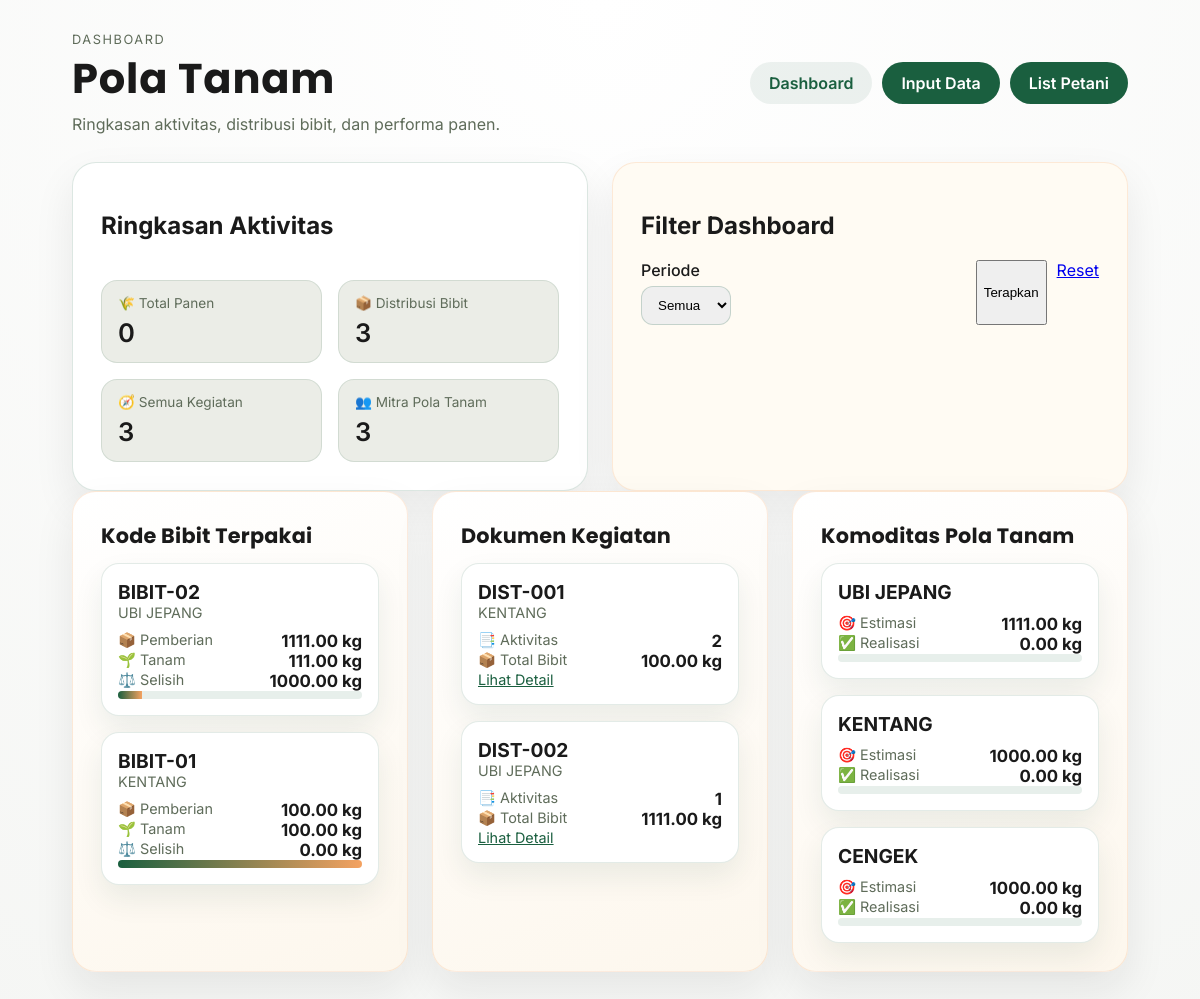
The page / on the database its author committed.
### tables this page shows
CREATE TABLE jadwal_tanam (
            id INTEGER PRIMARY KEY AUTOINCREMENT,
            pola_id INTEGER NOT NULL,
            tanggal TEXT NOT NULL,
            kegiatan TEXT NOT NULL,
            estimasi_kg REAL NOT NULL DEFAULT 0,
            created_at TEXT NOT NULL, jenis TEXT NOT NULL DEFAULT 'panen', qty_benih_kg REAL NOT NULL DEFAULT 0, qty_pemberian_bibit REAL NOT NULL DEFAULT 0, kode_bibit TEXT NOT NULL DEFAULT '', no_pendistribusian TEXT NOT NULL DEFAULT '', supplier TEXT NOT NULL DEFAULT '', realisasi_kg REAL NOT NULL DEFAULT 0,
            FOREIGN KEY (pola_id) REFERENCES pola_tanam(id)
        );

CREATE TABLE pola_tanam (
            id INTEGER PRIMARY KEY AUTOINCREMENT,
            nama_petani TEXT NOT NULL,
            lokasi TEXT NOT NULL,
            komoditas TEXT NOT NULL,
            kontrak_lama TEXT NOT NULL,
            target_yield TEXT NOT NULL,
            created_at TEXT NOT NULL
        , alamat_lengkap TEXT NOT NULL DEFAULT '', telepon TEXT NOT NULL DEFAULT '', kontrak_bulan INTEGER NOT NULL DEFAULT 1, lat REAL, lon REAL, kode_petani TEXT NOT NULL DEFAULT '', kelompok_tani TEXT NOT NULL DEFAULT '');

### app.py (the view, shortened to what this page needs)
@app.route("/", methods=["GET"])
def dashboard():
    period = request.args.get("period", "")
    value = request.args.get("value", "")
    if period == "month":
        value = value or request.args.get("month_value", "")
    elif period == "week":
        value = value or request.args.get("week_value", "")
    elif period == "year":
        value = value or request.args.get("year_value", "")
    where, params = build_date_filter(period, value)
    conn = get_db()
    months = [
        row["month"]
        for row in conn.execute(
            "SELECT DISTINCT strftime('%Y-%m', tanggal) AS month FROM jadwal_tanam WHERE tanggal != '' ORDER BY month DESC"
        ).fetchall()
        if row["month"]
    ]
    years = [
        row["year"]
        for row in conn.execute(
            "SELECT DISTINCT strftime('%Y', tanggal) AS year FROM jadwal_tanam WHERE tanggal != '' ORDER BY year DESC"
        ).fetchall()
        if row["year"]
    ]
    weeks = [
        row["week"]
        for row in conn.execute(
            "SELECT DISTINCT (strftime('%Y', tanggal) || '-W' || printf('%02d', strftime('%W', tanggal))) AS week FROM jadwal_tanam WHERE tanggal != '' ORDER BY week DESC"
        ).fetchall()
        if row["week"]
    ]
    activity_query = "SELECT COUNT(*) AS total FROM jadwal_tanam"
    panen_query = "SELECT COUNT(*) AS total FROM jadwal_tanam WHERE jenis = 'panen'"
    distribusi_query_count = "SELECT COUNT(*) AS total FROM jadwal_tanam WHERE jenis = 'tanam_benih'"
    kode_query = """
        SELECT j.kode_bibit,
               p.komoditas,
               SUM(j.qty_pemberian_bibit) AS total_pemberian,
               SUM(j.qty_benih_kg) AS total_tanam
        FROM jadwal_tanam j
        JOIN pola_tanam p ON p.id = j.pola_id
        WHERE j.kode_bibit != ''
        GROUP BY j.kode_bibit, p.komoditas
        ORDER BY total_tanam DESC
    """
    distribusi_query = """
        SELECT j.no_pendistribusian,
               COUNT(*) AS total_aktivitas,
               SUM(j.qty_pemberian_bibit) AS total_bibit,
               GROUP_CONCAT(DISTINCT p.komoditas) AS komoditas
        FROM jadwal_tanam j
        JOIN pola_tanam p ON p.id = j.pola_id
        WHERE j.no_pendistribusian != ''
        GROUP BY j.no_pendistribusian
        ORDER BY total_aktivitas DESC
    """
    komoditas_query = """
        SELECT p.komoditas,
               SUM(p.target_yield) AS total_estimasi,
               SUM(CASE WHEN j.jenis = 'panen' THEN j.realisasi_kg ELSE 0 END) AS total_realisasi
        FROM pola_tanam p
        LEFT JOIN jadwal_tanam j ON j.pola_id = p.id
        GROUP BY p.komoditas
        ORDER BY total_estimasi DESC
    """
    bibit_komoditas_query = """
        SELECT p.komoditas,
               SUM(j.qty_pemberian_bibit) AS total_bibit
        FROM jadwal_tanam j
        JOIN pola_tanam p ON p.id = j.pola_id
        WHERE j.qty_pemberian_bibit > 0
        GROUP BY p.komoditas
        ORDER BY total_bibit DESC
    """
    total_aktivitas = conn.execute(activity_query, params).fetchone()["total"]
    total_panen = conn.execute(panen_query, params).fetchone()["total"]
    total_distribusi = conn.execute(distribusi_query_count, params).fetchone()["total"]
    total_mitra = conn.execute("SELECT COUNT(*) AS total FROM pola_tanam").fetchone()["total"]
    kode_bibit_rows = conn.execute(kode_query, params).fetchall()
    distribusi_rows = conn.execute(distribusi_query, params).fetchall()
    komoditas_rows = conn.execute(komoditas_query, params).fetchall()
    conn.close()
    return render_template(
        "dashboard.html",
        total_aktivitas=total_aktivitas,
        total_panen=total_panen,
        total_distribusi=total_distribusi,
        total_mitra=total_mitra,
        kode_bibit_rows=kode_bibit_rows,
        distribusi_rows=distribusi_rows,
        komoditas_rows=komoditas_rows,
        period=period,
        value=value,
        months=months,
        weeks=weeks,
        years=years,
    )

### app.py (called while the page is built, shortened)
def get_db():
    conn = sqlite3.connect(DB_PATH)
    conn.row_factory = sqlite3.Row
    return conn

def build_date_filter(period: str, value: str):
    where = ""
    params = []
    if not period or not value:
        return where, params

### templates/dashboard.html (shortened to what this page needs)
<!doctype html>
<html lang="id">
<head>
  <link rel="stylesheet" href="{{ url_for('static', filename='styles.css') }}" />
</head>
<body>
  <main class="shell">
    <header class="header">
      <div>
        <p class="eyebrow">Dashboard</p>
        <h1>Pola Tanam</h1>
        <p>Ringkasan aktivitas, distribusi bibit, dan performa panen.</p>
      </div>
      <nav class="nav">
        <a class="link ghost" href="{{ url_for('dashboard') }}">Dashboard</a>
        <a class="link" href="{{ url_for('index') }}">Input Data</a>
        <a class="link" href="{{ url_for('list_pola') }}">List Petani</a>
      </nav>
    </header>
    <section class="grid dashboard-top">
      <article class="card activity-card">
        <h2>Ringkasan Aktivitas</h2>
        <div class="activity-grid">
          <div class="activity-pill">
            <span>🌾 Total Panen</span>
            <strong>{{ total_panen }}</strong>
          </div>
          <div class="activity-pill">
            <span>📦 Distribusi Bibit</span>
            <strong>{{ total_distribusi }}</strong>
          </div>
          <div class="activity-pill">
            <span>🧭 Semua Kegiatan</span>
            <strong>{{ total_aktivitas }}</strong>
          </div>
          <div class="activity-pill">
            <span>👥 Mitra Pola Tanam</span>
            <strong>{{ total_mitra }}</strong>
          </div>
        </div>
      </article>
      <article class="card filter-card">
        <h2>Filter Dashboard</h2>
        <form class="filter" method="get" action="{{ url_for('dashboard') }}">
          <label>
            Periode
            <select name="period" id="period-select">
              <option value="" {% if not period %}selected{% endif %}>Semua</option>
            </select>
          </label>
          <div class="filter-actions">
            <button type="submit">Terapkan</button>
            <a class="ghost link" href="{{ url_for('dashboard') }}">Reset</a>
          </div>
        </form>
      </article>
    </section>
    <section class="grid card-grid-wrap">
      <article class="card card-highlight">
        <div class="card-title">
          <h2>Kode Bibit Terpakai</h2>
        </div>
        <div class="grid-cards">
          {% for row in kode_bibit_rows %}
          {% set pemberian = (row.total_pemberian or 0) | float %}
          {% set tanam = (row.total_tanam or 0) | float %}
          {% set percent_bibit = 0 %}
          {% if pemberian > 0 %}
            {% set percent_bibit = (tanam / pemberian) * 100 %}
            {% if percent_bibit > 100 %}{% set percent_bibit = 100 %}{% endif %}
          {% endif %}
          {% set selisih = (pemberian - tanam) %}
          <div class="grid-card">
            <div class="grid-card-header">
              <strong>{{ row.kode_bibit }}</strong>
              <span class="muted">{{ row.komoditas }}</span>
            </div>
            <div class="grid-card-body">
              <div><span>📦 Pemberian</span><strong>{{ "%.2f"|format(pemberian) }} kg</strong></div>
              <div><span>🌱 Tanam</span><strong>{{ "%.2f"|format(tanam) }} kg</strong></div>
              <div><span>⚖️ Selisih</span><strong class="badge-selisih">{{ "%.2f"|format(selisih) }} kg</strong></div>
              <div class="mini-bar"><div class="mini-bar-fill" style="width: {{ '%.2f'|format(percent_bibit) }}%"></div></div>
            </div>
          </div>
          {% else %}
          <div class="empty">Belum ada data kode bibit.</div>
          {% endfor %}
        </div>
      </article>
      <article class="card card-highlight">
        <div class="card-title">
          <h2>Dokumen Kegiatan</h2>
        </div>
        <div class="grid-cards">
          {% for row in distribusi_rows %}
          <div class="grid-card">
            <div class="grid-card-header">
              <strong>{{ row.no_pendistribusian }}</strong>
              <span class="muted">{{ row.komoditas }}</span>
            </div>
            <div class="grid-card-body">
              <div><span>📑 Aktivitas</span><strong>{{ row.total_aktivitas }}</strong></div>
              <div><span>📦 Total Bibit</span><strong>{{ "%.2f"|format((row.total_bibit or 0) | float) }} kg</strong></div>
              <div><a class="ghost link" href="{{ url_for('distribution_detail', no_pendistribusian=row.no_pendistribusian) }}">Lihat Detail</a></div>
            </div>
          </div>
          {% else %}
          <div class="empty">Belum ada distribusi.</div>
          {% endfor %}
        </div>
      </article>
      <article class="card card-highlight">
        <div class="card-title">
          <h2>Komoditas Pola Tanam</h2>
        </div>
        <div class="grid-cards">
          {% for row in komoditas_rows %}
          {% set est = (row.total_estimasi or 0) | float %}
          {% set real = (row.total_realisasi or 0) | float %}
          <div class="grid-card">
            <div class="grid-card-header">
              <strong>{{ row.komoditas }}</strong>
            </div>
            <div class="grid-card-body">
              <div><span>🎯 Estimasi</span><strong>{{ "%.2f"|format(est) }} kg</strong></div>
              <div><span>✅ Realisasi</span><strong>{{ "%.2f"|format(real) }} kg</strong></div>
              <div class="mini-bar"><div class="mini-bar-fill" style="width: {{ '%.2f'|format(percent) }}%"></div></div>
            </div>
          </div>
          {% else %}
          <div class="empty">Belum ada komoditas.</div>
          {% endfor %}
        </div>
      </article>
    </section>
  </main>
</body>
</html>

### static/styles.css (style rules this page uses)
:root { --bg: #f5f6f4; --bg-panel: #ffffff; --ink: #1a1a1a; --muted: #5f6c5a; --accent: #1a5f3f; --accent-2: #f4a261; --accent-3: #2a9d8f; --border: rgba(26, 95, 63, 0.15); --shadow: 0 18px 40px rgba(20, 20, 20, 0.08); }
* { box-sizing: border-box; }
body { margin: 0; font-family: 'Inter', 'Segoe UI', sans-serif; color: var(--ink); background: radial-gradient(circle at top, rgba(255,255,255,0.9), var(--bg)); }
.shell { max-width: 1200px; margin: 0 auto; padding: 32px 6vw 64px; }
.header { display: flex; flex-wrap: wrap; justify-content: space-between; align-items: center; gap: 16px; margin-bottom: 28px; }
.eyebrow { margin: 0; text-transform: uppercase; letter-spacing: 0.12em; font-size: 0.8rem; color: var(--muted); }
.header h1 { margin: 0 0 4px; font-family: 'Poppins', 'Inter', sans-serif; font-size: 2.6rem; letter-spacing: 0.02em; }
.header p { margin: 0; color: var(--muted); }
.nav { display: flex; gap: 10px; flex-wrap: wrap; }
.nav .link { padding: 10px 18px; border-radius: 999px; border: 1px solid transparent; text-decoration: none; font-weight: 600; }
.nav .link.ghost { background: rgba(26, 95, 63, 0.08); color: var(--accent); }
.nav .link:not(.ghost) { background: var(--accent); color: #fff; }
.grid { display: grid; gap: 24px; }
.dashboard-top { grid-template-columns: repeat(auto-fit, minmax(280px, 1fr)); }
.card { background: var(--bg-panel); padding: 28px; border-radius: 24px; box-shadow: var(--shadow); border: 1px solid var(--border); }
.activity-card { display: flex; flex-direction: column; gap: 20px; }
.activity-grid { display: grid; grid-template-columns: repeat(auto-fit, minmax(180px, 1fr)); gap: 16px; }
.activity-pill { background: rgba(230,233,225,0.8); padding: 14px 16px; border-radius: 16px; border: 1px solid rgba(26,95,63,0.12); }
.activity-pill span { display: block; font-size: 0.85rem; color: var(--muted); margin-bottom: 6px; }
.activity-pill strong { font-size: 1.6rem; font-weight: 600; }
.filter-card { background: #fffbf3; border: 1px solid rgba(244,162,97,0.2); }
.filter { display: flex; flex-wrap: wrap; gap: 12px; }
.filter label { display: grid; gap: 6px; font-weight: 500; }
.filter select { padding: 10px 12px; border-radius: 12px; border: 1px solid rgba(26,95,63,0.2); }
.filter-actions { margin-left: auto; display: flex; gap: 10px; }
.filter .ghost { border-color: rgba(26,95,63,0.3); }
.card-grid-wrap { grid-template-columns: repeat(auto-fit, minmax(320px, 1fr)); }
.grid-cards { display: grid; grid-template-columns: repeat(auto-fit, minmax(220px, 1fr)); gap: 16px; }
.grid-card { background: #fff; border-radius: 18px; padding: 16px; border: 1px solid rgba(26,95,63,0.12); box-shadow: 0 14px 30px rgba(18,66,52,0.08); display: flex; flex-direction: column; gap: 10px; }
.grid-card-header { display: flex; flex-direction: column; }
.grid-card-header strong { font-size: 1.2rem; }
.grid-card-header .muted { font-size: 0.9rem; color: var(--muted); }
.grid-card-body div { display: flex; justify-content: space-between; font-size: 0.9rem; color: var(--muted); }
.grid-card-body strong { font-size: 1.05rem; color: var(--ink); }
.grid-card-body a { font-size: 0.9rem; color: var(--accent); }
.mini-bar { height: 8px; border-radius: 999px; background: rgba(26,95,63,0.1); overflow: hidden; }
.mini-bar-fill { height: 100%; background: linear-gradient(90deg, var(--accent), var(--accent-2)); }
.card-highlight { background: linear-gradient(160deg, #ffffff, #fdf7ed); border-color: rgba(244,162,97,0.2); }
.card-title { margin-bottom: 12px; }
.card-title h2 { margin: 0; font-size: 1.3rem; letter-spacing: 0.01em; font-family: 'Poppins','Inter',sans-serif; }

### rows shown on the page
jadwal_tanam: kode_bibit "BIBIT-02", komoditas "UBI JEPANG", qty_pemberian_bibit "1111.00", qty_benih_kg "111.00", selisih "1000.00", {{ '%.2f'|format(percent_bibit) }} 9.99 (drawn), no_pendistribusian "DIST-002", total_aktivitas "1"
jadwal_tanam: kode_bibit "BIBIT-01", komoditas "KENTANG", qty_pemberian_bibit "100.00", realisasi_kg "0.00"
pola_tanam: komoditas "UBI JEPANG", est "1111.00", real "0.00"
pola_tanam: komoditas "KENTANG", est "1000.00", real "0.00"
pola_tanam: komoditas "CENGEK", est "1000.00", real "0.00"

### other values the page prints
{{ total_panen }} "0"
{{ total_distribusi }} "3"
{{ total_aktivitas }} "3"
{{ total_mitra }} "3"
{{ row.no_pendistribusian }} "DIST-001"
{{ row.komoditas }} "KENTANG"
{{ row.total_aktivitas }} "2"
{{ "%.2f"|format((row.total_bibit or 0) | float) }} "100.00"
